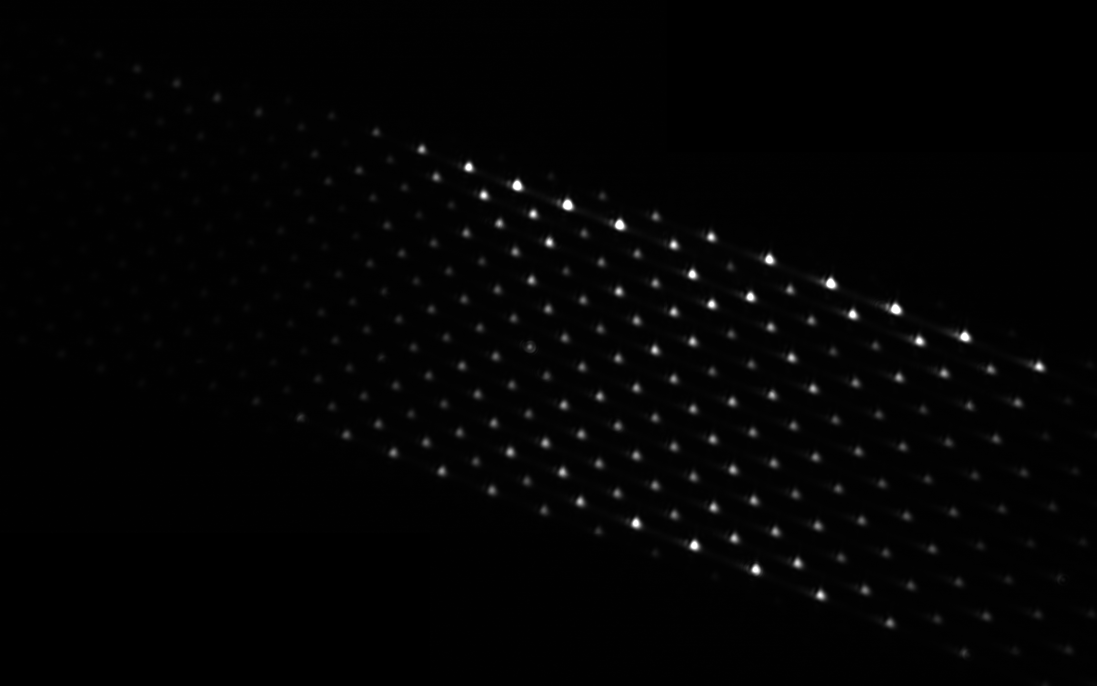
#> input picture resources/dots4.png, 3289 x 2057 px, found by its file name (shown at 1/3 size)
$ python main.py
#> lines starting #> are read from the running program, lines starting #| are printed output that depends on the picture; after the words box and inside, x2 and y2 are one past the last pixel; in counts of white or black regions, pixels touching at a corner belong together
### slm_control/slm.py
import numpy as np
import matplotlib.pyplot as plt
import csv
import numpy as np
from . import _slm_win as slm

# [4 lines left out: function changeMode, not called in this run]

def display(filepath):
    slm.SLM_Ctrl_Open (1)
    slm.SLM_Ctrl_WriteGS(1,1023)
    slm.SLM_Ctrl_WriteMI_CSV(1,1, 0, filepath)
    slm.SLM_Ctrl_WriteDS(1,1)
    slm.SLM_Ctrl_Close (1)

class Canvas:
    def __init__(self, width, height):
        self.width = width
        self.height = height
        self.canvas = np.zeros((self.height, self.width), dtype=np.uint32)

    def add_superpixel(self, *superpixels):
        def add_thing(self, thing, x, y):
            ylen, xlen = np.shape(thing)
            padded_thing = np.pad(thing, [(y,self.height-y-ylen),(x,self.width-x-xlen)], constant_values=0)
            self.canvas += padded_thing

        for superpixel in superpixels:
            add_thing(self, superpixel.canvas, superpixel.x, superpixel.y)

    def show(self):
        fig, ax = plt.subplots(figsize=(15, 10))
        ax.imshow(self.canvas, cmap='gray')

    def save(self, filepath):
        def add_padding():
            ylen, xlen = np.shape(self.canvas)
            padded_canvas = np.append([np.arange(xlen)], self.canvas, axis=0)
            padded_canvas = np.append([[e] for e in (np.arange(ylen+1) -1)], padded_canvas, axis=1)
            padded_canvas = padded_canvas.astype(str)
            padded_canvas[0][0] = "Y/X"
            return padded_canvas

        np.savetxt(filepath, add_padding(), fmt="%s", delimiter=",")


class Superpixel():
    def __init__(self, pos=(0,0), offset=0, step=200, width=15, height=15, period=5, vertical=True):
        self.x, self.y = pos #tuple
        if vertical:
            self.width = width
            self.height = height
        else:
            self.width = height
            self.height = width
        self.canvas = np.zeros((height, width), dtype=np.uint32)
        self.generate_grating(offset, step, period, vertical)

    def generate_grating(self, offset, step, period, vertical):
        def generate_sawtooth():
            mod_base = step * period
            return ((np.arange(self.width, dtype=np.uint32) * step) % mod_base)

        def duplicate_rows(row):
            return np.array([row] * self.height)

        if vertical:
            self.canvas += duplicate_rows((generate_sawtooth() + offset) % 1024)
        else:
            self.canvas += duplicate_rows((generate_sawtooth() + offset) % 1024).T

# [3 lines that do not run on import are left out]

### main.py
import slm_control.slm as slm
import numpy as np
import matplotlib.pyplot as plt
import cv2 as cv
import os

# Coordinates in x,y, not row, column
SEED_POS = [[2574,1354],[1296,930]] # pixel coordinates of seed laser on camera (two orders)
SLM_POS = [[652,627], [1214,627]] # corresponding SLM pixel numbers
IMG_PATH = r'resources\dots4.png'
XOFFSET = 3  # x, y translation offsets for SLM pixel mapping
YOFFSET = -1

def get_rot_and_trans_matrix(src, dst):
    """
    src: list of two points before transformation
    dst: list of two points after transformation
    """
    if len(src) != 2 or len(dst) !=2:
        raise Exception("Need two pairs of points for transformation")
    pt1x_before, pt1y_before = src[0]
    pt2x_before, pt2y_before = src[1]
    pt1x_after, pt1y_after = dst[0]
    pt2x_after, pt2y_after = dst[1]
    r_before = (pt2x_before-pt1x_before) + 1j*(pt2y_before-pt1y_before)
    r_after = (pt2x_after-pt1x_after) + 1j*(pt2y_after-pt1y_after)
    r_change = r_after / r_before
    angle = np.angle(r_change)
    scale = np.abs(r_change)
    x_trans = XOFFSET + pt1x_after \
        - (scale*np.cos(angle)*pt1x_before - scale*np.sin(angle)*pt1y_before)
    y_trans = YOFFSET + pt1y_after \
        - (scale*np.sin(angle)*pt1x_before + scale*np.cos(angle)*pt1y_before)
    M = [[scale*np.cos(angle), -scale*np.sin(angle), x_trans],
         [scale*np.sin(angle), scale*np.cos(angle), y_trans]]
    return np.array(M)

def transform_dots(dots, M):
    transformed_dots = list(map(lambda x: np.matmul(M, np.append(x, 1.0)).astype(np.uint32), dots)) # Affine transformation
    return transformed_dots

def circle_finder(img):
    marked_image = img.copy()
    gray = cv.cvtColor(img, cv.COLOR_BGR2GRAY)
    gray = logify(gray)
    gray_blurred = cv.blur(gray, (20, 20))
    detected_circles = cv.HoughCircles(gray_blurred,
                                       cv.HOUGH_GRADIENT,
                                       1, 80,
                                       param1=30, param2=10,
                                       minRadius=15, maxRadius=25)
    circle_cdts = []

    # Draw circles that are detected.
    if detected_circles is not None:
        detected_circles = np.uint16(np.around(detected_circles))

        for pt in detected_circles[0, :]:
            a, b, r = pt[0], pt[1], pt[2]
            cv.circle(marked_image, (a, b), r, (0, 255, 0), 2)  # draw circumference
            cv.circle(marked_image, (a, b), 1, (0, 0, 255), 3)  # draw center
            circle_cdts.append(np.array([a,b], dtype=float))

    return circle_cdts, marked_image

def logify(img):
    img_copy = img.copy()
    img_copy[img_copy==255] = 254  # 255+1=0 in uint8, so replace 255 with 254
    c = 255/np.log(1 + np.max(img_copy))
    log_image = c*(np.log(img_copy+1))
    log_image = np.array(log_image, dtype=np.uint8)
    return log_image


def fits_on_screen(a):
    return (a[0] > 0 and a[0] < 1900) and (a[1] > 0 and a[1] < 1150)

dir = os.path.dirname(__file__)
filename = os.path.join(IMG_PATH)
img = cv.imread(filename)
#> img is the input picture: shape (2057, 3289, 3); min 0, max 255, mean 3.7
dot_cdts, marked_image = circle_finder(img)
#> in logify, `c = 255/np.log(1 + np.max(img_copy))`: c = 46.02
#> in logify, `log_image = c*(np.log(img_copy+1))`:
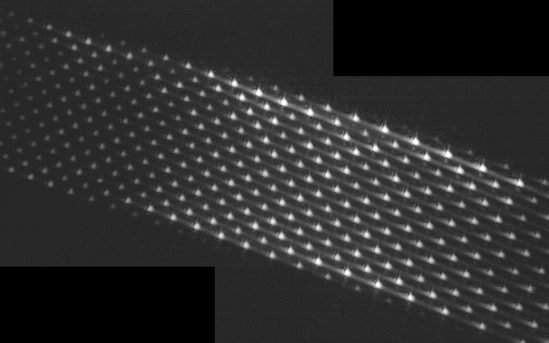
#> log_image: shape (2057, 3289) float16 (shown at 1/6 size); min 0, max 255.1, mean 46.5; drawn with min black and max white
#> in circle_finder, `detected_circles = cv.HoughCircles(gray_blurred, cv.HOUGH_GRADIENT, 1,..`: detected_circles = 247 rows, first 8: [1633.5, 1531.5, 17.2], [1910.5, 1572.5, 18.8], [2492.5, 848.5, 21], [2319.5, 1386.5, 18.8], [1703.5, 617.5, 19.9], [3203.5, 1946.5, 16.6], [2811.5, 1855.5, 16.3], [1638.5, 1125.5, 17.7]
#> in circle_finder, `detected_circles = np.uint16(np.around(detected_circles))`: detected_circles = 247 rows, first 8: [1634, 1532, 17], [1910, 1572, 19], [2492, 848, 21], [2320, 1386, 19], [1704, 618, 20], [3204, 1946, 17], [2812, 1856, 16], [1638, 1126, 18]
#> the loop in circle_finder, `for pt in detected_circles[0, :]:` made 247 passes
#> after the loop in circle_finder, `for pt in detected_circles[0, :]:`:
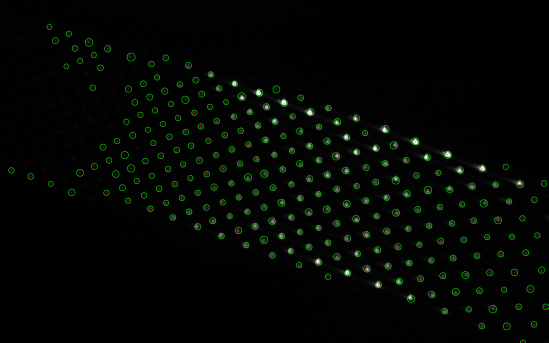
#> marked_image: shape (2057, 3289, 3) (shown at 1/6 size); mean B, G, R 3.4, 6.6, 3.6
#> after the loop in circle_finder, `for pt in detected_circles[0, :]:`: circle_cdts = 247 pairs, first value 68 to 3274, second value 162 to 2056
#> dot_cdts has the same summary as circle_cdts in circle_finder
rot_matrix = get_rot_and_trans_matrix(SEED_POS, SLM_POS)
#> in get_rot_and_trans_matrix, `angle = np.angle(r_change)`: angle = 2.82
#> in get_rot_and_trans_matrix, `scale = np.abs(r_change)`: scale = 0.417
#> in get_rot_and_trans_matrix, `x_trans = XOFFSET + pt1x_after \ - (scale*np.cos(angle)*pt1x_before - ..`: x_trans = 1852.6
#> in get_rot_and_trans_matrix, `y_trans = YOFFSET + pt1y_after \ - (scale*np.sin(angle)*pt1x_before + ..`: y_trans = 824.1
#> in get_rot_and_trans_matrix, `M = [[scale*np.cos(angle), -scale*np.sin(angle), x_trans], [scale*np.s..`: M = [[-0.396, -0.131, 1852.6], [0.131, -0.396, 824.1]]
#> rot_matrix = [[-0.396, -0.131, 1852.6], [0.131, -0.396, 824.1]]
new_dots = transform_dots(dot_cdts, rot_matrix)
#> in transform_dots, `transformed_dots = list(map(lambda x: np.matmul(M, np.append(x, 1.0))...`: transformed_dots = 247 pairs, first value 313 to 1714, second value 422 to 829
#> new_dots has the same summary as transformed_dots in transform_dots
new_dots = list(filter(fits_on_screen, new_dots))
canvas = slm.Canvas(1920, 1200)  # represents SLM screen

for dot in new_dots:
    superpixel = slm.Superpixel(pos=dot, width=15, height=15)
    canvas.add_superpixel(superpixel)
#> this loop made 247 passes
#> pass 1, in add_thing, `padded_thing = np.pad(thing, [(y,self.height-y-ylen),(x,self.width-x-x..`:
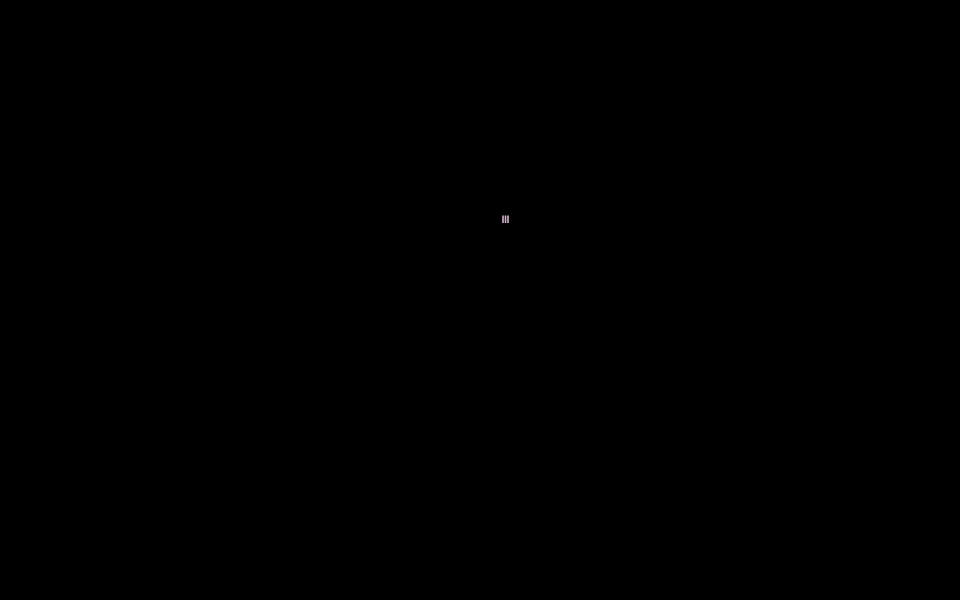
#> padded_thing: shape (1200, 1920) uint32 (shown at 1/2 size); 5 distinct labels, from 0 to 800; one colour per label, 0 black

filepath = r"C:\santec\SLM-200\Files\grating\test.csv"
canvas.save(filepath)
#> in add_padding, `padded_canvas = np.append([np.arange(xlen)], self.canvas, axis=0)`:
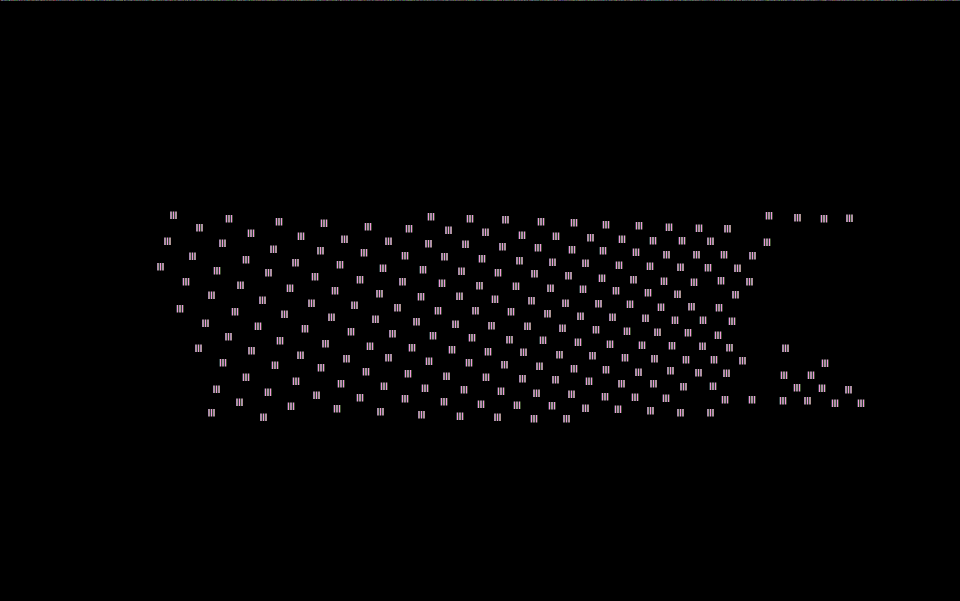
#> padded_canvas: shape (1201, 1920) int64 (shown at 1/2 size); 1920 distinct labels, from 0 to 1919; one colour per label, 0 black
#> in add_padding, `padded_canvas = np.append([[e] for e in (np.arange(ylen+1) -1)], padde..`:
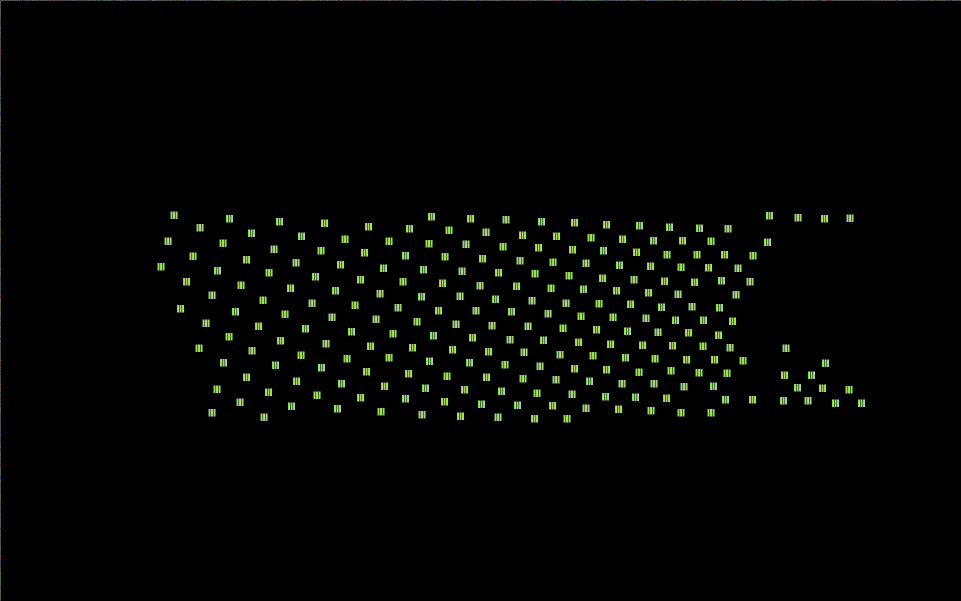
#> padded_canvas: shape (1201, 1921) int64 (shown at 1/2 size); 1921 distinct labels, from -1 to 1919; one colour per label, 0 black, -1 white
slm.display(filepath)

fig, (ax1, ax2) = plt.subplots(2, figsize=(7,10))
ax1.imshow(marked_image)
ax1.set_title("Camera image")
ax2.imshow(canvas.canvas, cmap='gray')
ax2.set_title("SLM screen")
fig.tight_layout()
plt.show()
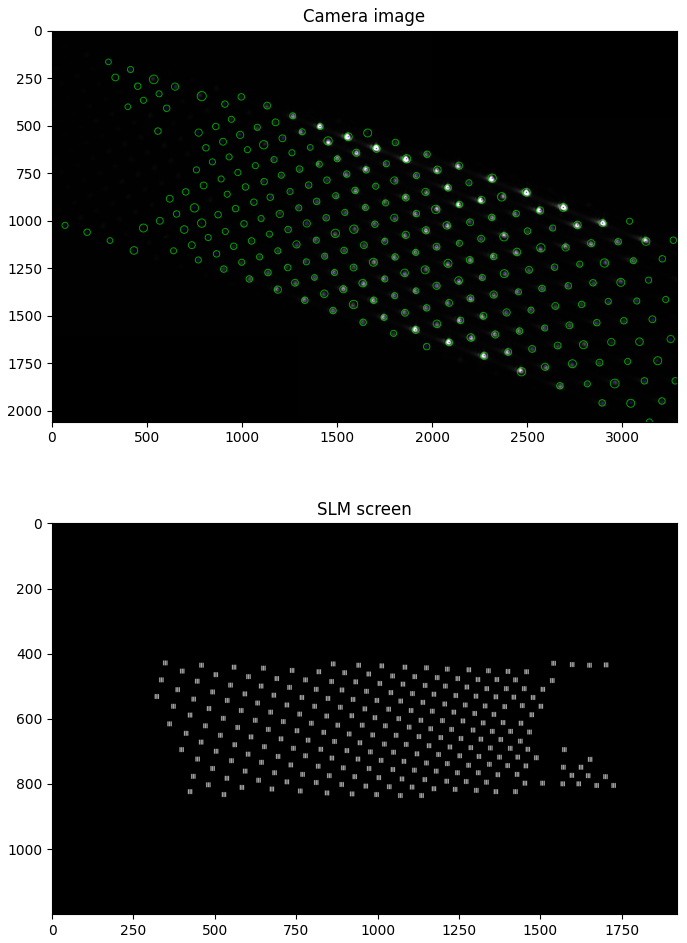
#> figure drawn by matplotlib, 2 panels; B, G, R data is drawn as R, G, B

$ run again, with resources/dots2.png copied over resources/dots4.png
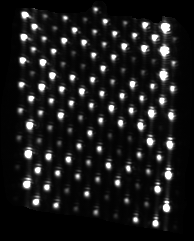
#> input picture resources/dots2.png, 194 x 241 px, found by its file name
#> img is the input picture: shape (241, 194, 3); min 0, max 255, mean 26.2
#> img_copy: shape (241, 194); min 0, max 254, mean 26.1
#> c = 46.02
#> in circle_finder, `detected_circles = cv.HoughCircles(gray_blurred, cv.HOUGH_GRADIENT, 1,..`: detected_circles = [[135.5, 204.5, 24.4], [72.5, 74.5, 24.4], [38.5, 182.5, 21], [164.5, 42.5, 17.3]]
#> in circle_finder, `detected_circles = np.uint16(np.around(detected_circles))`: detected_circles = [[136, 204, 24], [72, 74, 24], [38, 182, 21], [164, 42, 17]]
#> the loop in circle_finder, `for pt in detected_circles[0, :]:` made 4 passes
#> after the loop in circle_finder, `for pt in detected_circles[0, :]:`:
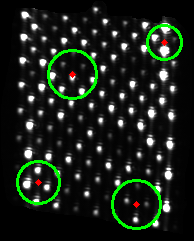
#> marked_image: shape (241, 194, 3); 3.81% of pixels changed, all inside (x1, y1, x2, y2) = (16, 24, 183, 230)
#> after the loop in circle_finder, `for pt in detected_circles[0, :]:`: circle_cdts = [[136, 204], [72, 74], [38, 182], [164, 42]]
#> angle = 2.82
#> scale = 0.417
#> x_trans = 1852.6
#> y_trans = 824.1
#> M = [[-0.396, -0.131, 1852.6], [0.131, -0.396, 824.1]]
#> transformed_dots = [[1771, 761], [1814, 804], [1813, 756], [1782, 829]]
#> new_dots has the same summary as transformed_dots in transform_dots
#> the loop `for dot in new_dots:` made 4 passes
#> `plt.show()`:
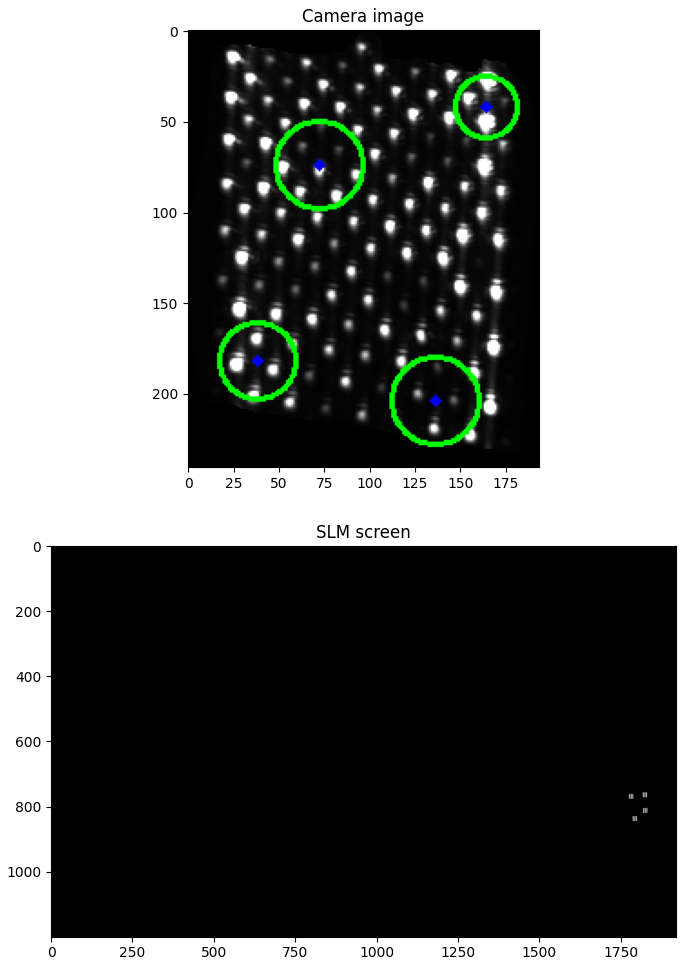
#> figure drawn by matplotlib, 2 panels; B, G, R data is drawn as R, G, B

$ run again, with resources/dots.png copied over resources/dots4.png
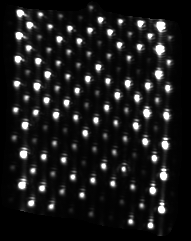
#> input picture resources/dots.png, 191 x 241 px, found by its file name
#> img is the input picture: shape (241, 191, 3); min 0, max 255, mean 26.5
#> img_copy: shape (241, 191); min 0, max 254, mean 26.5
#> c = 46.02
#> in circle_finder, `detected_circles = cv.HoughCircles(gray_blurred, cv.HOUGH_GRADIENT, 1,..`: detected_circles = [[100.5, 201.5, 24.4], [153.5, 84.5, 18.8], [55.5, 36.5, 19.6], [48.5, 132.5, 21]]
#> in circle_finder, `detected_circles = np.uint16(np.around(detected_circles))`: detected_circles = [[100, 202, 24], [154, 84, 19], [56, 36, 20], [48, 132, 21]]
#> the loop in circle_finder, `for pt in detected_circles[0, :]:` made 4 passes
#> after the loop in circle_finder, `for pt in detected_circles[0, :]:`:
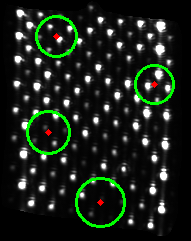
#> marked_image: shape (241, 191, 3); 3.71% of pixels changed, all inside (x1, y1, x2, y2) = (26, 15, 175, 228)
#> after the loop in circle_finder, `for pt in detected_circles[0, :]:`: circle_cdts = [[100, 202], [154, 84], [56, 36], [48, 132]]
#> angle = 2.82
#> scale = 0.417
#> x_trans = 1852.6
#> y_trans = 824.1
#> M = [[-0.396, -0.131, 1852.6], [0.131, -0.396, 824.1]]
#> transformed_dots = [[1786, 757], [1780, 811], [1825, 817], [1816, 778]]
#> new_dots has the same summary as transformed_dots in transform_dots
#> the loop `for dot in new_dots:` made 4 passes
#> `plt.show()`:
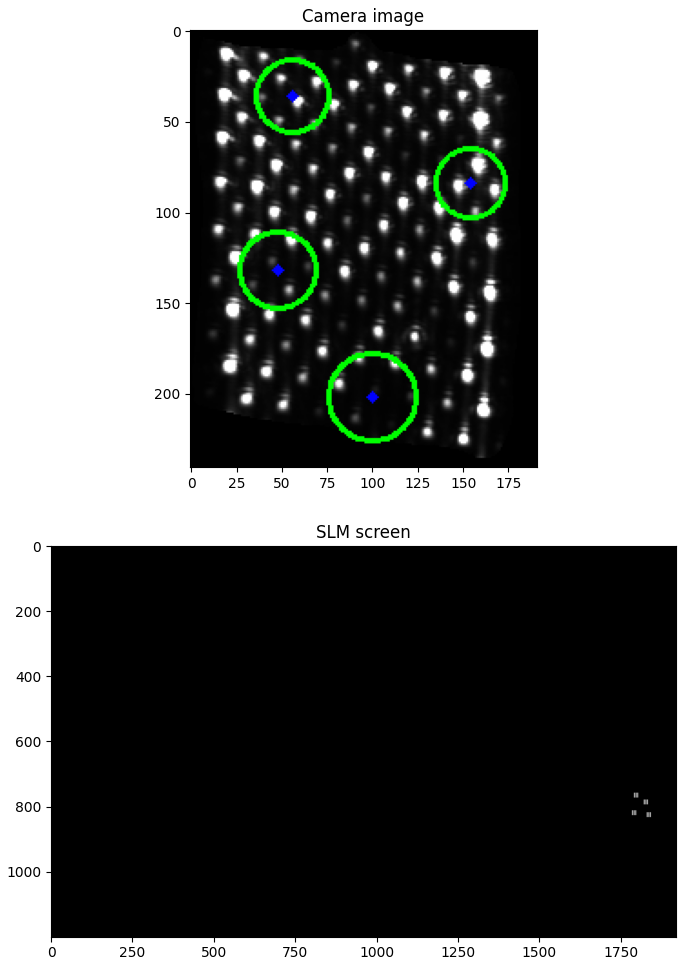
#> figure drawn by matplotlib, 2 panels; B, G, R data is drawn as R, G, B
